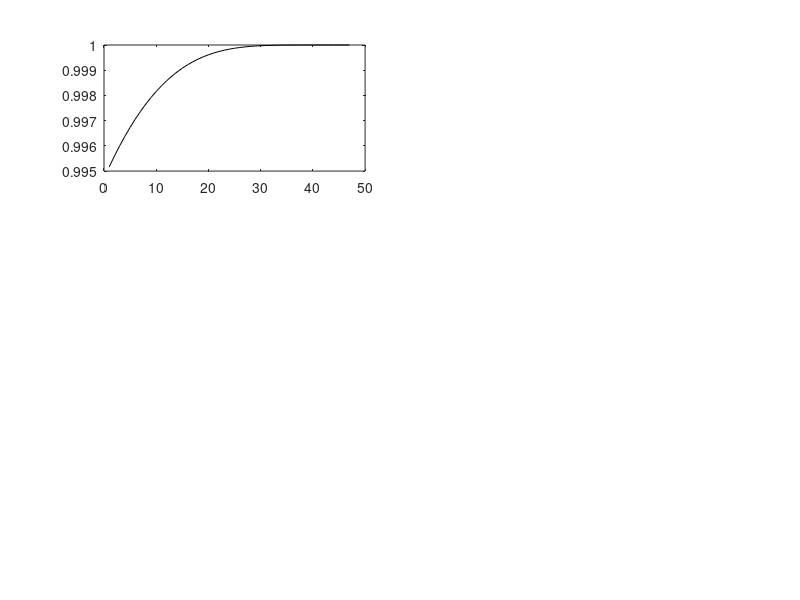

Write MATLAB code to recreate this figure. (Note: this script raises an error after producing the figure.)


close all
figure('Position',[100,100,750,650]);
dP = 10;
N = 200 ;
fs = 10;
Order = @(x,n) 1/(n-1)*(n-sum(x.^2).^2./sum(x.^4));

Rmin = 1;
Rmax = 14;
step = 0.1;
minR = 0.01;


for n = 0:5
    
    subplot(3,2,n+1)
    
    for i=1:200    
        
        rs = rand(2,1)*(Rmax-Rmin)+Rmin;
        r1s = rs(1); r2s = rs(2);

        
        for j = 1:N
            c1 = r1s(end).^4;
            c2 = r2s(end).^4;
            
            ceq = c1*c2/(c1+c2);
            Q = ceq*dP;
            
            alpha = step/max(Q/r1s(end).^n,Q/r2s(end).^n);
            
            
            dr1 = r1s(end) - alpha*Q/r1s(end).^n;
            dr1Cond = dr1>minR;            
            dr2 = r2s(end) - alpha*Q/r2s(end).^n;
            dr2Cond = dr2>minR;
            
            if ~dr1Cond | ~dr2Cond
                break
            end
            
            r1s = [r1s, dr1];
            r2s = [r2s, dr2];

        end    

        c1s = r1s.^4;
        c2s = r2s.^4;

        q = [c1s./(c1s + c2s); c2s./(c1s + c2s)]; 
        order = Order(q,2);
        
        p1 = plot(order,'-k'); hold on;
        p1.Color(4) = 0.2;

    end
    drawnow
    xlim([0,N]);

    xlabel('Iteration','Interpreter','latex');
    ylabel('$\mathcal{O}(\Delta P) $','Interpreter','latex');
    set(gca,'TickLabelInterpreter','latex');
    set(gca,'fontSize',fs);
    title(sprintf('$n=%d$',n),'Interpreter','latex');
end
    
